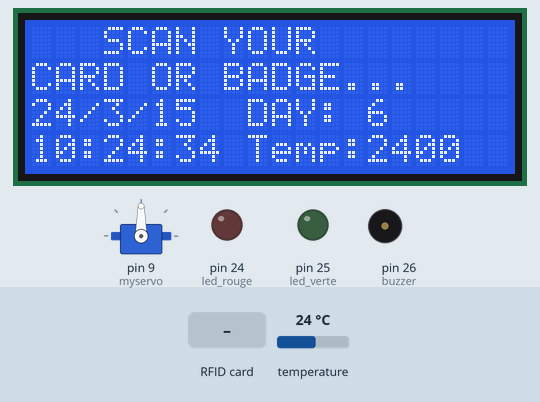
The sketch below on a simulated Arduino Mega 2560, built with avr-gcc and run on an emulated ATmega2560. On the bench: 20×4 character LCD, servo, output pins drawn as LEDs (lit = HIGH), buzzer (waves = sounding). The test bench sets the inputs (shaded band); at power-on: temperature 24 °C. The local clock reads 2024-03-15 10:24:30 at power-on unless the sketch sets it; pins used as bus, display or sensor lines are not drawn; what the sketch prints to the serial monitor is not drawn.

Above: at 4.3 s.
4.4 s: RFID card 25 45 EE 7A held to the reader
At 5.1 s:
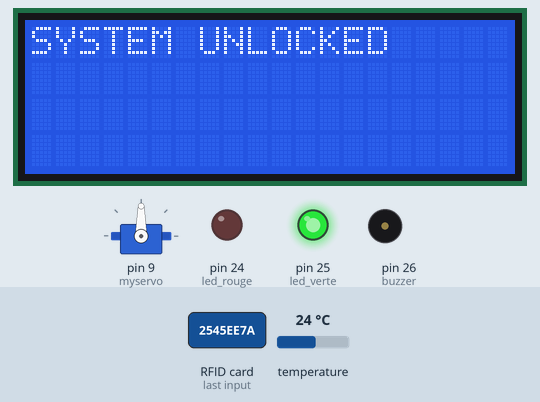
7.4 s: RFID card 5E 7A 19 C4 held to the reader
At 8.5 s:
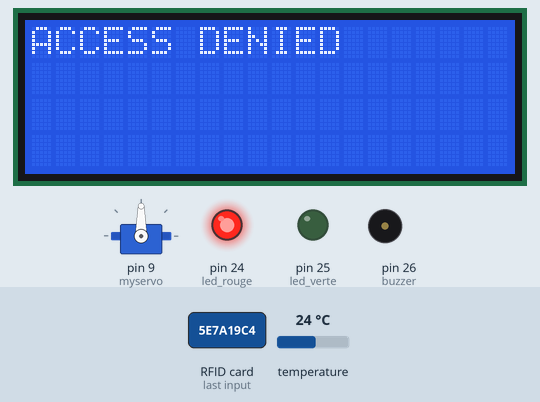
10.4 s: RFID card 25 45 EE 7A held to the reader
At 11.3 s:
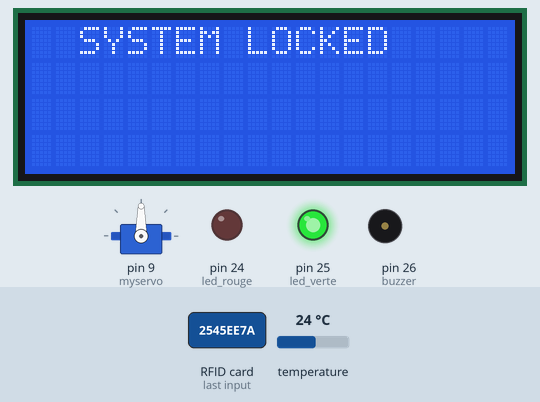
13.4 s: temperature set to 12 °C
At 14.8 s:
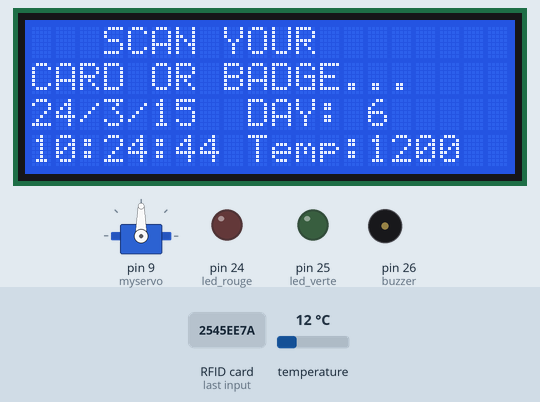
15.5 s: temperature set to 33 °C
At 16.8 s:
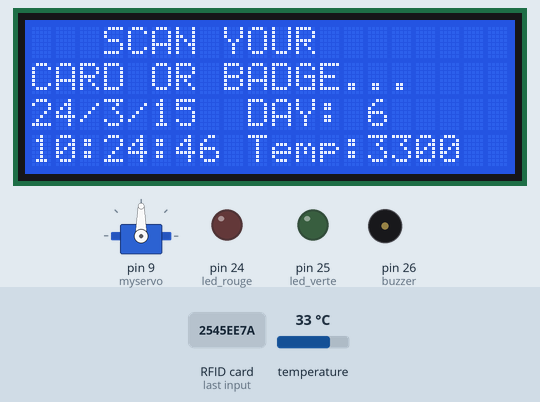
17.5 s: temperature set to 19 °C
At 18.6 s:
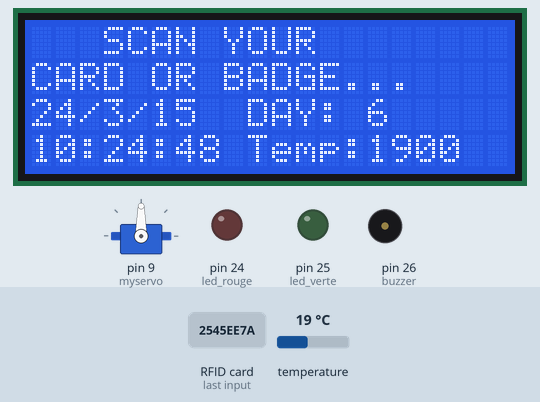
Timing chart, 0 to 20.5 s (numbered marks = the images above; inputs shaded):
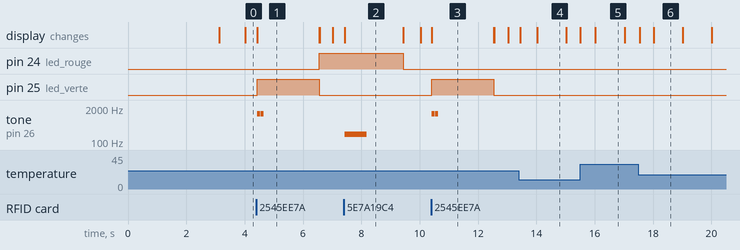

Measured:
- after the input at 4.4 s, pin 24 (led_rouge): LOW → HIGH after 2.2 s; pin 25 (led_verte): LOW → HIGH at once, → LOW 2.1 s later; tone on pin 26 (buzzer): alternates 1200 Hz for 0.10 s and silent for 0.03 s, 4 changes in all, then stays silent, starting at once; the display: changes at once (image 1)
- after the input at 7.4 s, pin 24 (led_rouge): HIGH → LOW after 2.0 s; tone on pin 26 (buzzer): silent → 200 Hz at once, → silent 0.75 s later; the display: changes at once (image 2)
- after the input at 10.4 s, pin 25 (led_verte): LOW → HIGH at once, → LOW 2.1 s later; tone on pin 26 (buzzer): alternates 1200 Hz for 0.10 s and silent for 0.03 s, 4 changes in all, then stays silent, starting at once; the display: changes at once (image 3)
- what the display in image 1 shows lasts 2.2 s, from 4.4 s to 6.6 s
- what the display in image 2 shows lasts 2.0 s, from 7.4 s to 9.4 s
- what the display in image 4 shows lasts 1.0 s, from 14.0 s to 15.0 s

The sketch:

LINKING_EVERY_THING_TOGETHER_POUR_DE_VRAI.ino
```cpp
#include<IRremote.h>
#include <SPI.h> // RC522 Module uses SPI protocol
#include <MFRC522.h> // Library for Mifare RC522 Devices
#include <LiquidCrystal.h>
#include<Servo.h>
#include "Arduino.h"
#include "Wire.h"
#include "uRTCLib.h"
LiquidCrystal lcd(12,11,6,4,3,2);// the construction of LCD

#define RST_PIN 5
#define SS_PIN 53
MFRC522 module_rfid(SS_PIN, RST_PIN);// declaration of the module RFID
Servo  myservo;
int pos = 0;

int buzzer = 26;
int led_rouge = 24;
int led_verte = 25;
int togglestate = 0;
int i;
uRTCLib rtc;
int buzzerTone = 0;
int buzzerTime = 0;
#include<IRremote.h>
void setup() {
 Serial.begin(9600);
  Serial.println("Serial OK");
    //Max position: 32767

  #ifdef ARDUINO_ARCH_ESP8266
    Wire.begin(0, 2); // D3 and D4 on ESP8266
  #else
    Wire.begin();
  #endif

  // Only used once, then disabled
   //rtc.set(30, 35, 14, 3, 15, 5, 19);
  //  RTCLib::set(byte second, byte minute, byte hour, byte dayOfWeek, byte dayOfMonth, byte month, byte year)

  rtc.set_rtc_address(0x68);

  // put your setup code here, to run once:
  pinMode(led_rouge,OUTPUT);
  pinMode(led_verte,OUTPUT);
  pinMode(buzzer,OUTPUT);
  lcd.begin(20, 4);
  SPI.begin(); // MFRC522 Hardware uses SPI protocol
  module_rfid.PCD_Init();// Initialize MFRC522 Hardware
  lcd.print("    DEVICE OF "); // For debugging purposes
  lcd.setCursor(0, 1);
  lcd.print(" INDENTIFICATION");
  delay(3000);
  lcd.clear();
  myservo.attach(9);
}

void loop() {
  realTimeClock();

  // put your main code here, to run repeatedly:
  lcd.print("   SCAN YOUR");
  lcd.setCursor(0, 1);
  lcd.print("CARD OR BADGE...");

  if ( ! module_rfid.PICC_IsNewCardPresent()){
    return;
    } // Reset the loop if no new card present on the sensor/reader. This saves the entire process when idle. And if present, select one.
  if ( ! module_rfid.PICC_ReadCardSerial()){
    return;
    }// Select one of the cards

   String UID = "";// variable for stored the information give by the tag
/**
 * Helper routine to dump a byte array as dec values to Serial.
 */
  for (byte i= 0; i < module_rfid.uid.size; i++){
     UID.concat(String(module_rfid.uid.uidByte[i] < 0*10 ? " 0" : " "));
     UID.concat(String(module_rfid.uid.uidByte[i], HEX));
    }
     UID.toUpperCase();

   if (UID.substring(1) == "25 45 EE 7A" ){
    if (togglestate==0) {
 /************* FOR ALL OUR PROGRAM ************************/

    systemUnlocked();
    digitalWrite(led_rouge, HIGH);
    togglestate=1;
     }
    else
   {
     systemlocked();
     togglestate=0;
     digitalWrite(led_rouge, LOW);

    }
 } else {

   accessdenied();
    }
}


   void systemlocked()

   {
    lcd.clear();
     lcd.setCursor(0, 0);
     lcd.print("  SYSTEM LOCKED");
     digitalWrite(led_verte, HIGH);
     tone(buzzer, 1200, 100);
     delay(125);
     tone(buzzer, 1200, 100);
     delay(2000);
     digitalWrite(led_verte, LOW);
       lcd.clear();
    }

   void accessdenied()
   {
    lcd.clear();
     lcd.setCursor(0, 0);
     lcd.print("ACCESS DENIED");
     digitalWrite(led_rouge, HIGH);
     tone(buzzer, 200, 750);
     delay(2000);
     digitalWrite(led_rouge, LOW);
     lcd.clear();
    }
   void systemUnlocked()

   {

    lcd.clear();
     lcd.setCursor(0, 0);
     lcd.print("SYSTEM UNLOCKED");
     digitalWrite(led_verte, HIGH);
  // buzzertone();
  tone(buzzer, 1200, 100);
     delay(125);
     tone(buzzer, 1200, 100);
     delay(2000);
     digitalWrite(led_verte, LOW);
     lcd.clear();

    }


    void realTimeClock()

    {
      rtc.refresh();
  Serial.print("RTC DateTime: ");
  lcd.setCursor(0,2);
  lcd.print(rtc.year());
  lcd.print('/');
  lcd.print(rtc.month());
  lcd.print('/');
  lcd.print(rtc.day());

  lcd.print(' ');
  lcd.setCursor(0,3);
  lcd.print(rtc.hour());
  lcd.print(':');
  lcd.print(rtc.minute());
  lcd.print(':');
  lcd.print(rtc.second());
  lcd.setCursor(8,2);
  lcd.print(" DAY: ");
  lcd.print(rtc.dayOfWeek());
  lcd.setCursor(8,3);
  lcd.print(" Temp:");
  lcd.print(rtc.temp());

  lcd.println();
}


void buzzertone()
{
 digitalWrite(led_verte, HIGH);
     tone(buzzer, 1200, 100);
     if(buzzerTone == 0)
     {
      if((millis()-buzzerTime) > 125)

      {
        tone(buzzer, 1200, 100);
        buzzerTone++;
        buzzerTime = millis();

      }

     }

     if(buzzerTone>0)
     {
      if((millis()-buzzerTime) > 2000)
      {
        digitalWrite(led_verte, LOW);

      }
     }
     tone(buzzer, 1200, 100);
     //delay(2000);
     digitalWrite(led_verte, LOW);

    lcd.clear();

  togglestate==0;


}
```
